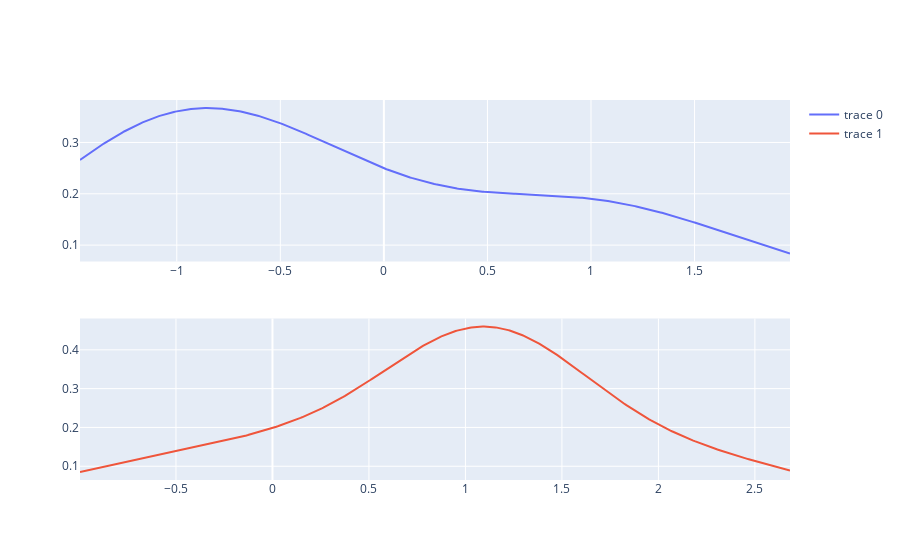

Here is the notebook cell this chart was saved with:
### Code cell
fig = make_subplots(rows=nrows, cols=1)

for r, col in enumerate(cols, 1):
    print(r, col)
    dfs = dfm[dfm['year']==col]
    #print(dfs)
    fx1 = ff.create_distplot([dfs['value'].values], ['distplot'],curve_type='kde')
    print(fx1)
    fig.add_trace(go.Scatter(
                                x= fx1.data[1]['x'],
                                y =fx1.data[1]['y'],
                              ), row = r, col = 1)

fig.show()

### Figure 1 — Plotly figure (JSON) as saved in the notebook; plotly's stock layout.template omitted (floating-point values rounded to 4 significant figures; data arrays with more than 128 entries replaced by an {"elided": "..."} marker saying what was removed)
{"data": [{"type": "scatter", "x": {"elided": "500 float values"}, "xaxis": "x", "y": {"elided": "500 float values"}, "yaxis": "y"}, {"type": "scatter", "x": {"elided": "500 float values"}, "xaxis": "x2", "y": {"elided": "500 float values"}, "yaxis": "y2"}], "layout": {"autosize": true, "xaxis": {"anchor": "y", "autorange": true, "domain": [0, 1], "range": [-1.467, 1.961], "type": "linear"}, "xaxis2": {"anchor": "y2", "autorange": true, "domain": [0, 1], "range": [-0.9974, 2.682], "type": "linear"}, "yaxis": {"anchor": "x", "autorange": true, "domain": [0.575, 1], "range": [0.06807, 0.3828], "type": "linear"}, "yaxis2": {"anchor": "x2", "autorange": true, "domain": [0, 0.425], "range": [0.0646, 0.4807], "type": "linear"}}}
